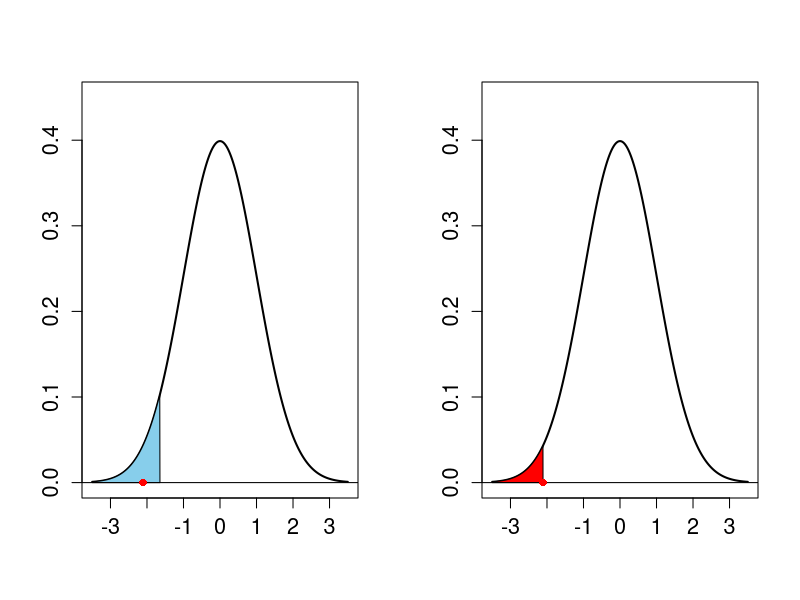
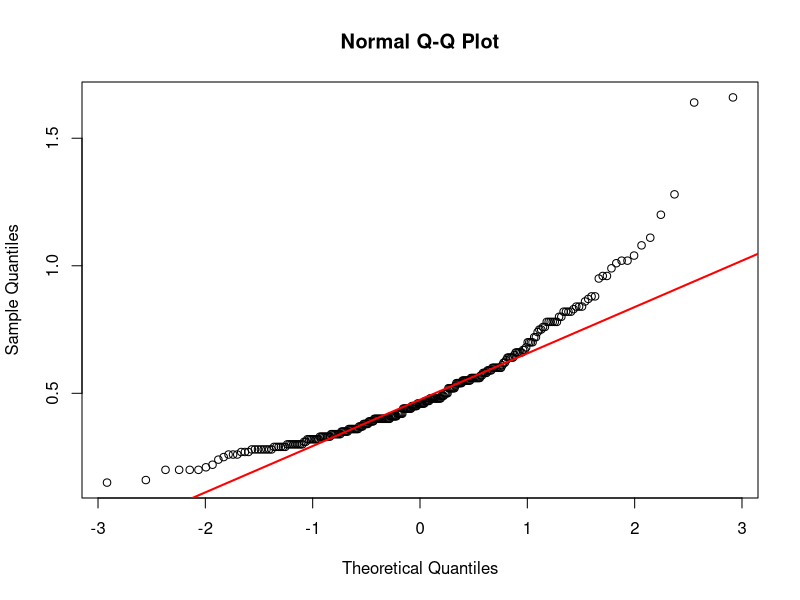
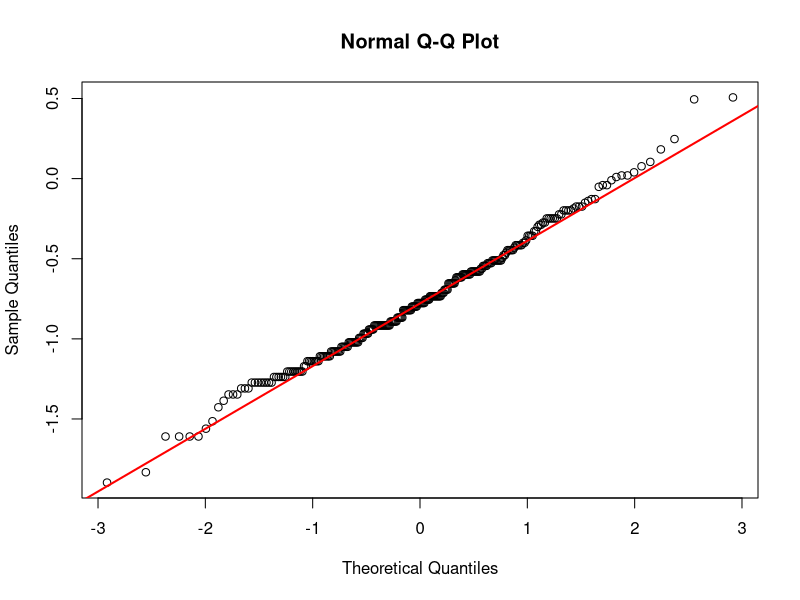

R code for these plots, in order:
###### LABORATORIO LEZIONE 9 ######


### Introduzione  ###

# Batterie #
x<-c(31,36,32,40,34,33,36,37,37,34,40,35,33,28,38,35,35,38,37,37,38,37,31,29,37,35,35,31,33,36,39,35,36,35,31,34,34,33,38,37)
mean(x)
qnorm(0.05) # valore critico (soglia inferiore)
(mean(x)-36)/sqrt(9/40) # valore osservato per la media campionaria standardizzata sotto H_0; e' minore del valore critico
pnorm((mean(x)-36)/sqrt(9/40)) # probabilita', supponendo vera H_0, di osservare un valore per Z minore o oguale a quello osservato

par(mfrow=c(1,2))
xx1<-seq(-3.5,qnorm(0.05),0.01)
xx2<-seq(-3.5,3.5,0.01)
plot(xx2,dnorm(xx2),type='l',lwd=2,cex.axis=1.3,xlim=c(-3.5,3.5),ylim=c(0,0.45),xlab="",ylab="")
polygon(c(-3.5,xx1,qnorm(0.05)),c(0,dnorm(xx1),0),col="skyblue")
abline(0,0)
points((mean(x)-36)/sqrt(9/40),0,pch=16,lwd=2,col='red')
xx1<-seq(-3.5,(mean(x)-36)/sqrt(9/40),0.01)
plot(xx2,dnorm(xx2),type='l',lwd=2,cex.axis=1.3,xlim=c(-3.5,3.5),ylim=c(0,0.45),xlab="",ylab="")
polygon(c(-3.5,xx1,(mean(x)-36)/sqrt(9/40)),c(0,dnorm(xx1),0),col="red")
abline(0,0)
points((mean(x)-36)/sqrt(9/40),0,pch=16,lwd=2,col='red')
par(mfrow=c(1,1))


### Test sulla media e sulla varianza ###

# Contenitori #

x<-c(184.35,188.69,178.88,168.98,180.29,193.4,177.03,188.9,132.52,177.06,180.26,187.93,200.46,195.94,189.98,166.33,181.14,178.41,170.06,185.64,185.62,185.47,183.9,185.4,185.27)
mean(x)
(mean(x)-175)/sqrt(100/25) # valore osservato per la statistica test z sotto H_0
qnorm(0.05,lower.tail=FALSE) # soglia di rifiuto (superiore): si rifiuta H_0
pnorm((mean(x)-175)/sqrt(100/25),lower.tail=FALSE) # p-value

# Bilancia (varianza nota) #

x<-c(19,23.2,12.8,18.9,30.9,16.7,31.9,27.2,22.7,16.5)
mean(x)
(mean(x)-25)/sqrt(45/10)
qnorm(0.025) # soglia inferiore
qnorm(0.025,lower.tail=FALSE) # soglia superiore
2*min(pnorm((mean(x)-25)/sqrt(45/10)),pnorm((mean(x)-25)/sqrt(45/10),lower.tail=FALSE)) # p-value

# Spese mediche #

x<-c(57,61,56,67,61,56,62,63,63,59,67,62,57,50,65,60,60,64,64,63,64,63,60,51,63,60,59,53,58,62,66, 
     60,62,60,54,58,58,60,65,63,59,59,63,62,57,57,62,63,59,64,62,57,62,55,66,69)
mean(x)
var(x)
(mean(x)-66)/sqrt(var(x)/56) # valore osservato per la statistica test t sotto H_0
qt(0.05,55)  # soglia di rifiuto (inferiore) riferita a una t(55): si rifiuta H_0
pt((mean(x)-66)/sqrt(var(x)/56),55)
# in alternativa
t.test(x,alternative="less",mu=66)

# Bilancia (varianza ignota) #

x<-c(19,23.2,12.8,18.9,30.9,16.7,31.9,27.2,22.7,16.5)
mean(x)
mean(x^2)
s2<-mean(x^2)-mean(x)^2
s2
sc2<-10*s2/9 # in alterativa, var(x)
sc2
(mean(x)-25)/sqrt(var(x)/10)
qt(0.025,9) # soglia inferiore
qt(0.025,9,lower.tail=FALSE) # soglia superiore: non si rifiuta H_0
2*min(pt((mean(x)-25)/sqrt(var(x)/10),9),pt((mean(x)-25)/sqrt(var(x)/10),9,lower.tail=FALSE)) # p-value
# in alternativa
t.test(x,alternative="two.sided",mu=25)

# Carta di credito #

x<-36
n<-120
p<-x/n # stima per p
p
se<-sqrt(p*(1-p)/n) # standard error stimato
se
p0<-0.2 # valor di p sotto H_0
se0<-sqrt(p0*(1-p0)/n) # standard error sotto H_0
se0
(p-p0)/se0 # valore osservato per la statistica test z sotto H_0
qnorm(0.025) # soglia inferiore
qnorm(0.025,lower.tail=FALSE) # soglia superiore: si rifiuta H_0
2*min(pnorm((p-p0)/se0),pnorm((p-p0)/se0,lower.tail=FALSE)) # p-value (approssimato)
# in alternativa
prop.test(x,n,p=0.2,correct=FALSE)
# la statistica test e' Z^2 che, sotto H_0, ha distribuzione approssimata chi^2(1)
((p-p0)/se0)^2

# Chip #

x<-c(26,17,22,23,37,33,29,24,32,27,28,23,27,34,26,21,29,27,17,30,28,25,34,31,33,31,25,25,28,25,26,25,30,34,25,25,18,26, 
     31,34,28,25,33,24,29,32,38,30,25,24,19,31,32,30,29,33,43,30,32,30,27,30,26,32,25,29,31,26,20,26,34,31,34,28,23)
mean(x) # stima per lambda
se<-sqrt(mean(x)/length(x)) # standard error stimato
se
se0<-sqrt(25/length(x)) # standard error sotto H_0
se0
(mean(x)-25)/se0 # valore osservato per la statistica test z sotto H_0
qnorm(0.01,lower.tail=FALSE) # soglia superiore: si rifiuta H_0
pnorm((mean(x)-25)/se0,lower.tail=FALSE) # p-value (approssimato)

# Lampadina #

x<-c(490.8,642.4,808.3,79.3,108,14.5,97.7,434.8,226.3,766.5,107.3,280.1,227.4,16.5,634.4,223.4,439.9,342.7,373.8, 
     583.4,280.5,124.3,289.9,72.5,189.2,73.3,124.1,58.5,36.8,96.9,527.7,143.4,124.7,105.4,346.9,748.2,54.5,638.8, 
     157.1,212,436.9,409.9,10.3,34.9,394.3,199.6,121.1,19.3,59.4,83.1,65.5,126.4,465,222.7,5.6,49.6,905.4,379,25.3, 
     330.9,73,348.2,145.3,105.2,30.5,251.5,43.5,27.5,576,218.1)
mean(x) # stime della durata media
se<-sqrt(mean(x)^2/length(x)) # standard error stimato
se
se0<-sqrt(200^2/length(x)) # standard error sotto H_0
se0
(mean(x)-200)/se0 # valore osservato per la statistica test z sotto H_0
qnorm(0.01,lower.tail=FALSE) # soglia superiore: si rifiuta H_0
pnorm((mean(x)-200)/se0,lower.tail=FALSE) # p-value (approssimato)

# Catalizzatore #

x<-c(5.19,10.33,13.67,15.65,11.87,11.58,12.58,9.13,11.86,13.15,13.02,11.33,12.75)
mean(x)
mean(x^2)
s2<-12*var(x)/13
s2
length(x)*s2/3.83 # valore osservato per la statistica test sotto H_0
qchisq(0.025,12) # soglia inferiore
qchisq(0.025,12,lower.tail=FALSE) # soglia superiore: si rifiuta H_0
2*min(pchisq(length(x)*s2/3.83,12),pchisq(length(x)*s2/3.83,12,lower.tail=FALSE)) # p-value

# Inquinamento #

dispA<-c(14.98654,15.14828,15.15741,14.78573,15.22160,14.86475,14.94835,14.64653,15.00364,15.06475,14.99282,14.92189,14.99575,
         15.64405,15.33492,14.73466,14.93331,14.94189,15.22719,14.64697,15.29087,14.90708,15.02215,14.97803,14.85369,15.35937,15.09510,
         14.70682,14.77203,15.28139,14.97825,14.93426,14.88053,15.11486,15.01449,15.10965,15.06394,14.79222,14.76657,15.15009,14.72711,
         14.98090,14.75410,14.90115,15.17730,14.89586,14.96936,15.00198,15.21905,14.97432,15.04769,14.90602,14.98397,15.33279,15.23659,
         15.07793,15.11311,14.78668,14.94863,15.05302,14.66592,15.13632,15.05976,14.98333,14.94836,14.99909,14.89628,15.19492,14.58320,
         14.83856,15.02708,15.03368,14.77780,15.40490,15.34432,14.71978,15.01237,14.73821,15.15963,15.22495,14.72350,15.31984,15.15886,
         15.49579,14.92472,15.32498,14.75861,15.13450,15.32448,14.98809,15.10179,15.29890,14.98695,14.96983,15.41413,15.12123,15.26597,
         15.09788,14.72764,15.14286,15.46952,15.13055,15.00559,14.83167,14.71813,15.03142,14.99039,14.89292,15.38937,14.76792,15.28734,
         15.20681,15.10421,15.45162,15.00441,14.90440,14.88044,15.26423,14.73072,14.60118,15.02576,14.84693,15.14960,14.55898,14.98658,
         15.23278,15.12612,15.09414,15.08752,15.09658,15.00574,15.03512,15.14976,14.93821,14.60090,14.97181,15.46100,15.05996,15.15891,
         15.08800,15.18066,14.64953,14.78898,14.82059,15.10667,15.00653,14.86939,15.16498,14.73762,14.58239,14.88403,15.19361,14.97908,
         15.00001,14.67176,15.01569,14.84952,14.79514,14.83009,15.11935,14.88455,14.51907,15.30290,14.93205,15.04080,15.11013,14.98879,
         14.91813,14.44163,14.80356,14.95201,15.11953,14.70853,15.15046,14.86291,15.34034,14.75090,14.86912,14.92036,14.93270)

dispB<-c(14.62067,15.26097,14.87602,15.45027,15.32593,14.74834,15.19424,14.97163,15.09104,15.31831,15.06252,15.19373,14.72724,
         14.90797,14.75423,14.99820,14.31944,15.36786,15.48341,15.01780,14.58473,15.12630,15.03021,15.01365,14.34351,14.58493,14.97563,
         15.29785,15.44040,14.76965,14.53352,15.27177,15.28055,15.53123,13.82846,15.12360,15.24214,14.92428,14.65803,15.18722,14.83586,
         15.60325,14.85619,15.01115,15.30457,14.63107,15.13094,15.01104,14.64376,14.95360,15.53356,15.69041,14.82695,15.29568,15.09679,
         15.28104,15.10458,14.56744,15.19535,15.12521,14.46866,14.71408,14.93787,14.96020,14.78997,14.90338,15.45271,15.21145,15.38612,
         15.65470,15.06021,14.93443,15.02647,14.81672,15.38435,15.33135,15.11671,14.88797,15.03316,15.44367,15.43368,14.49792,14.82239,
         14.67267,14.59706,14.47115,15.19742,14.99877,15.06001,15.38270,14.60696,15.22274,15.63418,14.93377,15.36101,15.33171,15.32998,
         15.22515,14.42690,15.04781,15.64006,15.00974,14.60602,14.99329,15.33431,15.21277,14.87049,14.51086,15.80354,14.87940,14.90026,
         14.88420,14.44305,14.97657,14.78323,14.88690,15.10098,15.17093,14.91092,15.11042,14.59041,15.53938,14.58149,15.02527,14.86442,
         15.11187,14.85419,14.71329,14.75993,14.91381,15.09344,14.98552,15.30405,15.21515,14.99674,14.82704,15.06626,15.07602,14.96841,
         15.25176,14.84417,15.22224,15.42500,15.54409,15.54403,15.04272,14.74762,14.99012,15.15673,14.71890,15.15306,15.40174,14.37135,
         14.83015,15.27419,14.97257,14.59326,15.17822,15.15458,15.41121,15.16800,15.15758,14.58378,14.74625,14.85794,15.67266,14.99509,
         14.78124,15.21816,14.68988,14.84746,14.96116,14.96338,15.07308,14.85328,15.13676,14.89107,15.18928,14.74481,15.13047)

summary(dispA)
summary(dispB)
mean(dispA)
mean(dispB)
var(dispA)
var(dispB)
sp2<-((length(dispA)-1)*var(dispA)+(length(dispB)-1)*var(dispB))/(length(dispA)+length(dispB)-2)
sp2
t2<-(mean(dispA)-mean(dispB))/sqrt(sp2*(1/length(dispA)+1/length(dispB))) # valore osservato per la statistica test t a due campioni sotto H_0
t2
qt(0.025,length(dispA)+length(dispB)-2) # soglia inferiore
qt(0.025,length(dispA)+length(dispB)-2,lower.tail=FALSE) # soglia superiore: non si rifiuta H_0
2*min(pt(t2,length(dispA)+length(dispB)-2),pt(t2,length(dispA)+length(dispB)-2,lower.tail=FALSE)) # p-value
# in alternativa
t.test(dispA,dispB,alternative="two.sided",var.equal=TRUE) # ipotizzando varianze uguali
t.test(dispA,dispB,alternative="two.sided") # ipotizzando varianze diverse (test di Welch)

f<-var(dispA)/var(dispB) # valore osservato per la statistica test F per il confronto tra le varianze sotto H_0
f
qf(0.005,length(dispA)-1,length(dispB)-1) # soglia inferiore
qf(0.005,length(dispA)-1,length(dispB)-1,lower.tail=FALSE) # soglia superiore: si rifiuta H_0
2*min(pf(f,length(dispA)-1,length(dispB)-1),pf(f,length(dispA)-1,length(dispB)-1,lower.tail=FALSE)) # p-value
# in alternativa
var.test(dispA,dispB,alternative="two.sided")

# Vernici #

x1<-c(7.29,6.64,8.31,4.51,5.23,5.71,6.37,0.96,7.03,9.16,6.98,8.4,4.01,5.31,3.93,8.04,7.5)
x2<-c(9.03,6.72,12.21,8.43,8.71,6.99,7.71,9.52,8.04,9.32,5.53,12.92,10.47,5.62,5.56,9.24,9.47,8.36)
mean(x1)
mean(x2)
var(x1)
var(x2)
var.test(x1,x2,alternative="two.sided") # test F per il confronto tra varianze; si accetta H_0
sp2<-((length(x1)-1)*var(x1)+(length(x2)-1)*var(x2))/(length(x1)+length(x2)-2)
sp2
t2<-(mean(x1)-mean(x2))/sqrt(sp2*(1/length(x1)+1/length(x2)))# valore osservato per la statistica test t a due campioni sotto H_0
t2
qt(0.005,length(x1)+length(x2)-2) # soglia inferiore
qt(0.005,length(x1)+length(x2)-2,lower.tail=FALSE) # soglia superiore: si rifiuta H_0
2*min(pt(t2,length(x1)+length(x2)-2),pt(t2,length(x1)+length(x2)-2,lower.tail=FALSE)) # p-value
# in alternativa
t.test(x1,x2,alternative="two.sided",var.equal=TRUE) # ipotizzando varianze uguali
t.test(x1,x2,alternative="two.sided") # ipotizzando varianze diverse (test di Welch)

# Pressione #

prima<-c(146,145,136,145,146,147,144,147,146,145,145,143,133,146,146)
dopo<-c(130,118,120,121,119,141,118,120,119,120,123,120,119,129,121)
mean(prima)
mean(dopo)
var(prima)
var(dopo)
diff<-prima-dopo
diff
mean(diff)
var(diff)
mean(diff)/sqrt(var(diff)/length(diff)) # statistica test t per dati appaiati sotto H_0
qt(0.01,length(diff)-1,lower.tail=FALSE) # soglia superiore: si rifiuta H_0
pt(mean(diff)/sqrt(var(diff)/length(diff)),length(diff)-1,lower.tail=FALSE) # p-value
# in alternativa
t.test(prima,dopo,alternative="greater",paired=TRUE) # test t per dati appaiati


### Test su proporzioni ###

# Cerotti #

x1<-40
n1<-224
x2<-87
n2<-245
p1<-x1/n1
p1
p2<-x2/n2
p2
p<-(x1+x2)/(n1+n2)
p
(p1-p2)/sqrt(p*(1-p)*(1/n1+1/n2)) # valore osservato per la statistica test z sotto H_0
qnorm(0.025) # soglia inferiore
qnorm(0.025,lower.tail=FALSE) # soglia superiore: si rifiuta H_0
2*min(pnorm((p1-p2)/sqrt(p*(1-p)*(1/n1+1/n2))),pnorm((p1-p2)/sqrt(p*(1-p)*(1/n1+1/n2)),lower.tail=FALSE)) # p-value (approssimato)
# in alternativa
prop.test(c(x1,x2),c(n1,n2),correct=FALSE)
# la statistica test e' Z^2 che, sotto H_0, ha distribuzione approssimata chi^2(1)
((p1-p2)/sqrt(p*(1-p)*(1/n1+1/n2)))^2

# Aspirina #

x1<-139
n1<-11037
x2<-239
n2<-11034
p1<-x1/n1
p1
p2<-x2/n2
p2
p<-(x1+x2)/(n1+n2)
p
(p1-p2)/sqrt(p*(1-p)*(1/n1+1/n2)) # valore osservato per la statistica test z sotto H_0
pnorm((p1-p2)/sqrt(p*(1-p)*(1/n1+1/n2))) # p-value (approssimato)
# in alternativa
prop.test(c(x1,x2),c(n1,n2),alternative="less",correct=FALSE)

# Farmaco #

x<-matrix(c(10,104,12,5,70,10,10,65,44),3,3,byrow=TRUE)
x
qchisq(0.01,4,lower.tail=FALSE) # valore critico (soglia superiore): si rifiuta H_0
pchisq(35.537,4,lower.tail=FALSE) # P-value (approssimato)
chisq.test(x,correct=FALSE)

# Fisioterapia #

x<-matrix(c(163,64,154,108),2,2,byrow=TRUE)
x
p1<-x[1,1]/sum(x[1,])
p1
p2<-x[2,1]/sum(x[2,])
p2
p<-sum(x[,1])/sum(x)
p
z<-(p1-p2)/sqrt(p*(1-p)*(1/sum(x[1,])+1/sum(x[2,]))) # valore osservato per la statistica test z sotto H_0
z
qnorm(0.025) # soglia inferiore
qnorm(0.025,lower.tail=FALSE) # soglia superiore: si rifiuta H_0
2*min(pnorm(z),pnorm(z,lower.tail=FALSE)) # p-value (approssimato)
# in alternativa
prop.test(x,correct=FALSE) # stesso risultato con prop.test(c(x[1,1],x[2,1]),c(sum(x[1,]),sum(x[2,])),correct=FALSE)
# la statistica test e' Z^2 che, sotto H_0, ha distribuzione approssimata chi^2(1)
z^2
# la funzione prop.test() si utilizza quando si hanno due campioni multinomiali (in particolare bernoulliani/binomiali)
# con due o piu' campioni bisogna utilizzare la funzione chisq.test()
# chisq.test(x,correct=FALSE) fornisce lo stesso risultato

# Perni #

perni <- rbind(cbind(rep("M1",10), rep("Fine",10)), cbind(rep("M1",102), rep("Ok",102)),
               cbind(rep("M1",8), rep("Spesso",8)),
               cbind(rep("M2",34), rep("Fine",34)), cbind(rep("M2",161), rep("Ok",161)),
               cbind(rep("M2",5), rep("Spesso",5)),
               cbind(rep("M3",10), rep("Fine",10)), cbind(rep("M3",60), rep("Ok",60)),
               cbind(rep("M3",10), rep("Spesso",10)))
perni <- as.data.frame(perni) # matrice trasformata in data frame
colnames(perni) <- c("Macchinario","Diametro") # nomi delle colonne
str(perni)
tab<-table(perni$Macchinario, perni$Diametro) # tabella frequenze assolute
tab

xtot<-margin.table(tab,1) # distribuzione marginale di X
xtot
ytot<-margin.table(tab,2) # distribuzione marginale di Y
ytot
xtot <- as.matrix(xtot) # vettore interpretato come matrice
ytot <- as.matrix(ytot) # vettore interpretato come matrice
tab_ind <- xtot%*%t(ytot)/sum(xtot) # tabella di contingenza in caso di indipendenza
tab_ind
chisq_obsstat <- sum((tab-tab_ind)^2/tab_ind) # statistica test chi-quadrato
chisq_obsstat
qchisq(0.01,4,lower.tail=FALSE) # valore critico (soglia superiore): si rifiuta H_0
pchisq(15.03,4,lower.tail=FALSE) # P-value (approssimato)
# in alternativa si puo' usare il comando 
chisq.test(tab,correct=FALSE)

# Nascite #

xo<-c(13,23,24,20,27,18,15) # frequenze osservate
xo
prob<-rep(1/7,7) # probabilita' sotto H_0
xa<-140*prob # frequenze attese sotto H_0
xa
chisq_stat<-sum((xo-xa)^2/xa) # statistica test chi-quadrato
chisq_stat
qchisq(0.05,6,lower.tail=FALSE) # valore critico (soglia superiore): si rifiuta H_0
pchisq(chisq_stat,6,lower.tail=FALSE) # P-value (approssimato)
# in alternativa si puo' usare il comando 
chisq.test(xo,p=prob,correct=FALSE)

##Esercizio 7.2 (Ieva et al., 2016)
siero = read.table(file="siero.txt", header=T)
head(siero)
attach(siero)

qqnorm(Siero)
qqline(Siero,col='red',lwd=2)

mean(Siero)
dati = log(Siero)
qqnorm(dati)
qqline(dati,col='red',lwd=2)
med = mean(dati)
med

##

alpha= 0.01
mu0 = log(0.4)
mu0
t.test(dati, alternative ='greater', mu=mu0, conf.level= 1-alpha)


## Esercizio 7.3 (Ieva et al., 2016)


dati <- read.table('penicillina.txt', header=T)
head(dati)

dim(dati)
n <- dim(dati)[1]

##

names(dati)
attach(dati)
p.0 <- 0.6
alpha <- 0.05
z.alpha <- qnorm(1-alpha)
p.camp <- length(which(Rid_Temp=='S'))/n
p.camp
Z.0 <- (p.camp - p.0)/ sqrt(p.0*(1 - p.0)/n)
Z.0
Z.0 > z.alpha
detach(dati)

